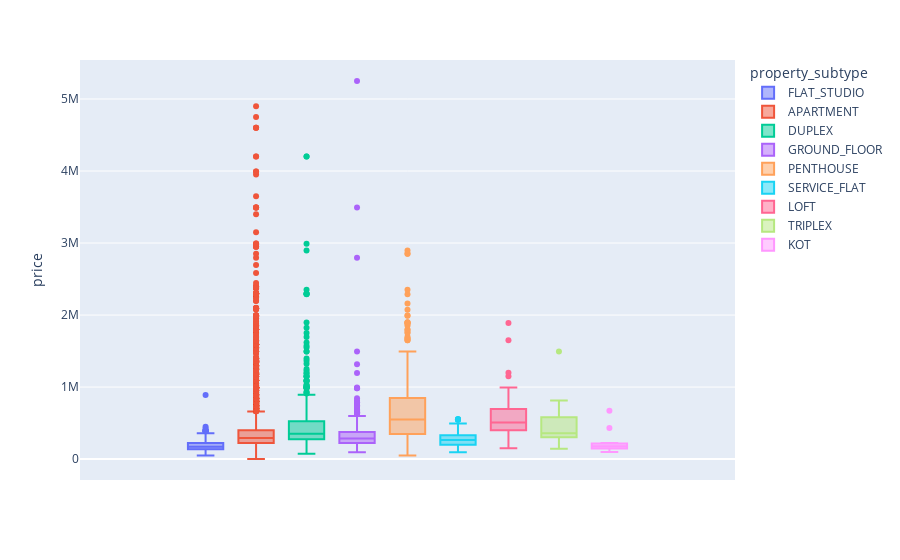

The notebook cell this image was saved under:
### Markdown cell above
#What variables are most subject to outliers?

### Code cell
app.head(10)
app.columns

quantitative = ['price', 'number_of_rooms', 'living_area', 'terrace_area', 'garden_area', 'surface_of_good','number_of_facades']


# fig = px.bar(house, x="property_subtype")
# fig = px.histogram(house, x="number_of_rooms", orientation="v")
# fig = px.box(house, y="number_of_rooms", hover_data=["property_id"])
# fig = px.box(house, y="living_area", hover_data=["property_id"])

## interesting ones, box plot with colors per subtype resulting in multiple boxplots next to each other
# fig = px.box(house, color="property_subtype", y="price", hover_data=["property_id"])
# fig = px.box(house, color="property_subtype", y="number_of_rooms", hover_data=["property_id"])
# fig = px.box(house, color="property_subtype", y="number_of_facades", hover_data=["property_id"])

fig = px.box(app, color="property_subtype", y="price", hover_data=["property_id"])

fig.show()

### Figure 1 — Plotly figure (JSON) as saved in the notebook; plotly's stock layout.template omitted (floating-point values rounded to 4 significant figures; data arrays with more than 128 entries replaced by an {"elided": "..."} marker saying what was removed)
{"data": [{"alignmentgroup": "True", "customdata": {"elided": "360x1 int values"}, "hovertemplate": "property_subtype=FLAT_STUDIO<br>price=%{y}<br>property_id=%{customdata[0]}<extra></extra>", "legendgroup": "FLAT_STUDIO", "marker": {"color": "#636efa"}, "name": "FLAT_STUDIO", "notched": false, "offsetgroup": "FLAT_STUDIO", "orientation": "v", "showlegend": true, "type": "box", "x0": " ", "xaxis": "x", "y": {"elided": "360 int values"}, "y0": " ", "yaxis": "y"}, {"alignmentgroup": "True", "customdata": {"elided": "7280x1 int values"}, "hovertemplate": "property_subtype=APARTMENT<br>price=%{y}<br>property_id=%{customdata[0]}<extra></extra>", "legendgroup": "APARTMENT", "marker": {"color": "#EF553B"}, "name": "APARTMENT", "notched": false, "offsetgroup": "APARTMENT", "orientation": "v", "showlegend": true, "type": "box", "x0": " ", "xaxis": "x", "y": {"elided": "7280 int values"}, "y0": " ", "yaxis": "y"}, {"alignmentgroup": "True", "customdata": {"elided": "477x1 int values"}, "hovertemplate": "property_subtype=DUPLEX<br>price=%{y}<br>property_id=%{customdata[0]}<extra></extra>", "legendgroup": "DUPLEX", "marker": {"color": "#00cc96"}, "name": "DUPLEX", "notched": false, "offsetgroup": "DUPLEX", "orientation": "v", "showlegend": true, "type": "box", "x0": " ", "xaxis": "x", "y": {"elided": "477 int values"}, "y0": " ", "yaxis": "y"}, {"alignmentgroup": "True", "customdata": {"elided": "473x1 int values"}, "hovertemplate": "property_subtype=GROUND_FLOOR<br>price=%{y}<br>property_id=%{customdata[0]}<extra></extra>", "legendgroup": "GROUND_FLOOR", "marker": {"color": "#ab63fa"}, "name": "GROUND_FLOOR", "notched": false, "offsetgroup": "GROUND_FLOOR", "orientation": "v", "showlegend": true, "type": "box", "x0": " ", "xaxis": "x", "y": {"elided": "473 int values"}, "y0": " ", "yaxis": "y"}, {"alignmentgroup": "True", "customdata": {"elided": "485x1 int values"}, "hovertemplate": "property_subtype=PENTHOUSE<br>price=%{y}<br>property_id=%{customdata[0]}<extra></extra>", "legendgroup": "PENTHOUSE", "marker": {"color": "#FFA15A"}, "name": "PENTHOUSE", "notched": false, "offsetgroup": "PENTHOUSE", "orientation": "v", "showlegend": true, "type": "box", "x0": " ", "xaxis": "x", "y": {"elided": "485 int values"}, "y0": " ", "yaxis": "y"}, {"alignmentgroup": "True", "customdata": [[8948318], [11113257], [10777288], [11053072], [10670346], [10671623], [11055540], [11149067], [10127711], [11108533], [9788230], [10503314], [10997225], [11018816], [9668241], [11156332], [10945960], [11121135], [10820903], [10112780], [11068859], [10814475], [10822766], [10391888], [11146379], [10017681], [11102573], [10671617], [10593602], [11157224], [10017736], [10384268], [11154821], [11004598], [10143741], [11144013], [10985781], [10591943], [10950825], [11145685], [10629690], [11154405], [10581385], [10997227], [10593603], [11152493], [11152420], [8674086], [10671619], [10586725], [10745668], [9888264], [10670347], [11118372], [11009701], [11100778], [10350570], [10971382], [10585696], [10784134], [10593604], [11115250], [11072855], [10545759], [10877332], [10997224], [10549504], [10184668], [10715620], [11107971], [11143203], [11056567], [11075959], [8674083], [10721976], [11142287], [10971380], [10946218], [11132732], [10850877], [11127370], [11157898], [11125902], [10966802], [10670348], [8674085], [11115305], [10759315], [10315200], [10940974], [10456996], [11007487], [10671620], [11067851], [10885620], [10593605], [10697002], [11149746], [8674084], [10671616], [11152409], [10671621], [11132722], [9562020], [10671622], [10112765], [10671618], [11091611], [11155992], [11147047], [10997226], [10977756], [11141855]], "hovertemplate": "property_subtype=SERVICE_FLAT<br>price=%{y}<br>property_id=%{customdata[0]}<extra></extra>", "legendgroup": "SERVICE_FLAT", "marker": {"color": "#19d3f3"}, "name": "SERVICE_FLAT", "notched": false, "offsetgroup": "SERVICE_FLAT", "orientation": "v", "showlegend": true, "type": "box", "x0": " ", "xaxis": "x", "y": [458000, 185000, 159000, 349500, 344764, 288773, 545000, 165000, 245000, 345000, 199000, 215000, 436150, 195000, 235000, 445000, 319500, 120000, 219000, 495000, 245000, 175000, 550000, 195000, 450000, 110000, 189000, 294404, 320000, 390000, 110000, 215000, 150000, 215000, 219000, 260000, 239000, 399000, 180000, 199000, 295000, 209000, 285000, 557150, 215000, 279000, 149000, 217500, 304544, 399000, 275000, 365000, 340521, 550000, 264000, 265000, 225000, 138000, 149000, 105000, 330000, 265000, 189000, 160000, 275000, 357500, 415000, 175000, 275000, 245000, 235000, 179000, 295000, 202500, 269000, 340000, 140000, 235000, 249000, 265000, 278000, 195000, 375000, 450000, 395780, 232500, 120000, 199000, 349000, 199000, 225000, 330000, 288721, 269000, 179000, 299000, 299000, 275000, 227500, 299600, 199000, 275494, 259000, 249000, 275494, 289000, 294404, 395000, 195000, 95000, 346500, 550000, 190000], "y0": " ", "yaxis": "y"}, {"alignmentgroup": "True", "customdata": [[11118233], [10753189], [11136707], [9437761], [11040394], [11049371], [10792558], [11149693], [10918704], [11108048], [11045924], [11143845], [11132593], [11098710], [11115194], [10922175], [11005952], [11039603], [11108142], [11098817], [11128430], [11120099], [11143035], [11161834], [11077127], [11130676], [11152624], [11159060], [10372031], [10613014], [11092228], [11149448], [11058361], [11156339], [11035690], [11074162], [11061431], [11153287], [11150537], [11160082], [11055110], [11122958], [10979635], [10982271], [11081011], [10487969], [10869728], [11082959], [11159609], [11068913], [11088875], [11123890], [11143674], [11079302], [10622118], [11131472], [10938385], [11084861], [11115457], [11128193], [10961268], [10965761], [11073938], [11052645], [11153129], [11149285], [11144127], [11159947], [10922037], [11151213], [11130764], [11124287], [11097998], [11145314], [11159610], [11081677], [11097663], [10751611], [11082343], [11126529], [10815938], [11118331], [11114982], [11160545], [11160013], [11110174]], "hovertemplate": "property_subtype=LOFT<br>price=%{y}<br>property_id=%{customdata[0]}<extra></extra>", "legendgroup": "LOFT", "marker": {"color": "#FF6692"}, "name": "LOFT", "notched": false, "offsetgroup": "LOFT", "orientation": "v", "showlegend": true, "type": "box", "x0": " ", "xaxis": "x", "y": [555000, 229000, 650000, 395000, 995000, 549000, 810000, 325000, 482000, 295000, 449500, 399000, 775000, 449000, 150000, 1200000, 625000, 495000, 458000, 495000, 435000, 435000, 950000, 390000, 595000, 645000, 469500, 529000, 1150000, 399000, 535000, 420000, 850000, 995000, 424000, 595000, 698000, 549000, 835000, 345000, 449000, 895000, 448000, 189000, 495000, 235000, 515000, 990000, 487000, 625000, 389000, 325000, 499000, 360400, 325000, 299000, 338000, 554000, 1890000, 825000, 875000, 875000, 695000, 725000, 655000, 1650000, 295000, 565000, 599000, 415000, 749000, 599000, 399000, 435000, 388000, 649000, 525000, 789000, 379000, 465000, 515000, 985000, 495000, 249000, 595000, 285000], "y0": " ", "yaxis": "y"}, {"alignmentgroup": "True", "customdata": [[11023573], [11153440], [11158182], [11161596], [11118454], [10626024], [11140530], [11069295], [10791543], [10891172], [11148793], [11153628], [10808279], [10779151], [10333352], [11128484], [11085173], [11146558], [11161295], [11065356], [11150791], [10952435], [11153424], [10456706], [10466389], [11157669], [10773192], [11112054], [9929215], [10654706], [9422365], [11142590], [11058310], [11159226], [11030302], [11098278], [11150996], [11151325], [9422364]], "hovertemplate": "property_subtype=TRIPLEX<br>price=%{y}<br>property_id=%{customdata[0]}<extra></extra>", "legendgroup": "TRIPLEX", "marker": {"color": "#B6E880"}, "name": "TRIPLEX", "notched": false, "offsetgroup": "TRIPLEX", "orientation": "v", "showlegend": true, "type": "box", "x0": " ", "xaxis": "x", "y": [1495000, 469000, 595000, 145000, 690000, 775000, 455000, 375000, 225000, 490000, 360000, 190000, 219000, 297000, 595000, 150000, 449000, 338000, 649000, 315000, 265000, 590000, 339000, 690000, 349000, 519000, 815000, 785000, 169000, 325000, 340000, 548000, 179000, 350000, 549000, 325000, 170000, 495000, 340000], "y0": " ", "yaxis": "y"}, {"alignmentgroup": "True", "customdata": [[11149367], [11030891], [11144323], [10834921], [11030997], [11083457], [10927386], [11023753], [11030892], [11146551], [11027332], [11152290], [11149372], [11137657], [11131205], [11158473], [11097481], [11150929], [11153277], [10799125], [11142376], [11162558], [11161051], [11159097], [11152287], [11050519], [11147241], [11146438], [11147498]], "hovertemplate": "property_subtype=KOT<br>price=%{y}<br>property_id=%{customdata[0]}<extra></extra>", "legendgroup": "KOT", "marker": {"color": "#FF97FF"}, "name": "KOT", "notched": false, "offsetgroup": "KOT", "orientation": "v", "showlegend": true, "type": "box", "x0": " ", "xaxis": "x", "y": [215000, 195500, 670000, 144500, 150000, 159000, 110000, 145000, 223500, 193000, 155000, 185000, 220000, 216500, 119000, 149000, 139000, 179750, 199000, 167500, 129000, 430000, 199000, 225000, 210000, 174680, 217500, 149000, 99000], "y0": " ", "yaxis": "y"}], "layout": {"boxmode": "group", "legend": {"title": {"text": "property_subtype"}, "tracegroupgap": 0}, "margin": {"t": 60}, "xaxis": {"anchor": "y", "domain": [0, 1]}, "yaxis": {"anchor": "x", "domain": [0, 1], "title": {"text": "price"}}}}
